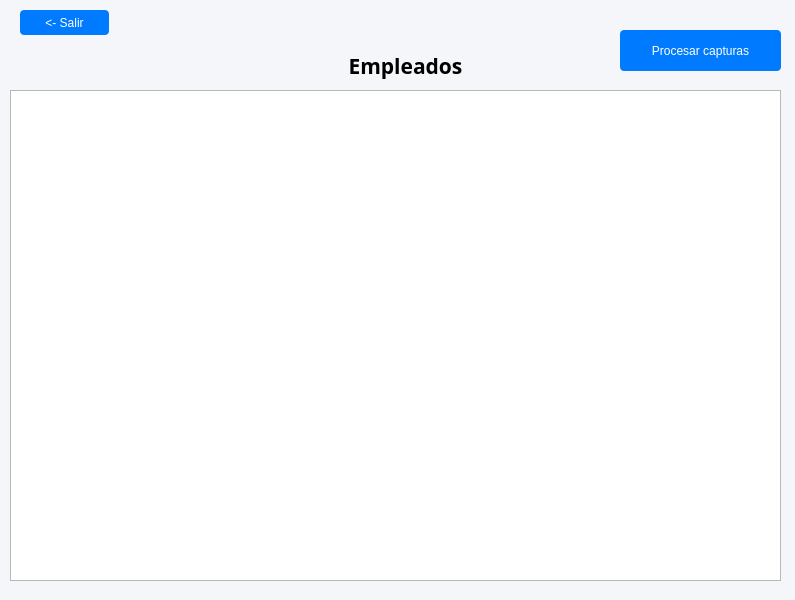
<?xml version="1.0" encoding="UTF-8"?>
<ui version="4.0">
 <class>capturar_win</class>
 <widget class="QMainWindow" name="capturar_win">
  <property name="geometry">
   <rect>
    <x>0</x>
    <y>0</y>
    <width>795</width>
    <height>600</height>
   </rect>
  </property>
  <property name="cursor">
   <cursorShape>PointingHandCursor</cursorShape>
  </property>
  <property name="windowTitle">
   <string>Lista de empleados</string>
  </property>
  <property name="styleSheet">
   <string notr="true">#capturar_win {
	background-color: #f4f6f9;
}
#btn_salir, #btn_entrenar {
	background-color: #007bff;
	color: #fff;
	border-radius: 4px;
}</string>
  </property>
  <widget class="QWidget" name="centralwidget">
   <widget class="QPushButton" name="btn_salir">
    <property name="geometry">
     <rect>
      <x>20</x>
      <y>10</y>
      <width>89</width>
      <height>25</height>
     </rect>
    </property>
    <property name="cursor">
     <cursorShape>PointingHandCursor</cursorShape>
    </property>
    <property name="text">
     <string>&lt;- Salir</string>
    </property>
   </widget>
   <widget class="QLabel" name="label">
    <property name="geometry">
     <rect>
      <x>330</x>
      <y>50</y>
      <width>151</width>
      <height>31</height>
     </rect>
    </property>
    <property name="font">
     <font>
      <family>Umpush</family>
      <pointsize>16</pointsize>
      <weight>75</weight>
      <bold>true</bold>
     </font>
    </property>
    <property name="text">
     <string>Empleados</string>
    </property>
    <property name="alignment">
     <set>Qt::AlignCenter</set>
    </property>
   </widget>
   <widget class="QTableWidget" name="tabla_empleados">
    <property name="geometry">
     <rect>
      <x>10</x>
      <y>90</y>
      <width>771</width>
      <height>491</height>
     </rect>
    </property>
   </widget>
   <widget class="QPushButton" name="btn_entrenar">
    <property name="geometry">
     <rect>
      <x>620</x>
      <y>30</y>
      <width>161</width>
      <height>41</height>
     </rect>
    </property>
    <property name="cursor">
     <cursorShape>PointingHandCursor</cursorShape>
    </property>
    <property name="text">
     <string>Procesar capturas</string>
    </property>
   </widget>
  </widget>
 </widget>
 <resources/>
 <connections/>
</ui>
